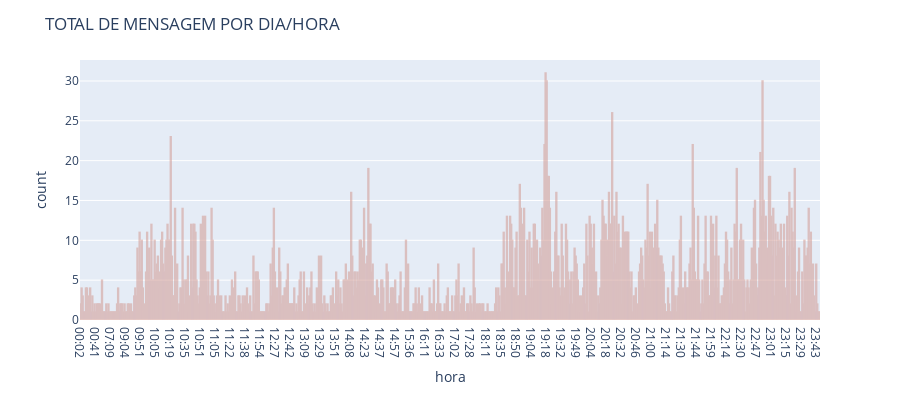

Notebook code for this chart:
### Code cell
hour_grouped_msg = (df.set_index ('hora') ['mensagem'] 
                          .groupby (level = 0) 
                          .value_counts () 
                          .groupby (level = 0) 
                          .sum () 
                          .reset_index (name = 'count'))
fig = px.bar (hour_grouped_msg, x = 'hora', y = 'count', 
                 labels = {'hour': '24 horas Período'}, 
                 height = 400) 
fig.update_traces (marker_color = '# EDCC8B', marker_line_color = '#D4A29C', 
                  marker_line_width = 1.5, opacity = 0.6) 
fig.update_layout (title_text = 'TOTAL DE MENSAGEM POR DIA/HORA') 
fig.show ()

### Figure 1 — Plotly figure (JSON) as saved in the notebook; plotly's stock layout.template omitted (floating-point values rounded to 4 significant figures; data arrays with more than 128 entries replaced by an {"elided": "..."} marker saying what was removed)
{"data": [{"alignmentgroup": "True", "hovertemplate": "hora=%{x}<br>count=%{y}<extra></extra>", "legendgroup": "", "marker": {"color": "# EDCC8B", "line": {"color": "#D4A29C", "width": 1.5}}, "name": "", "offsetgroup": "", "opacity": 0.6, "orientation": "v", "showlegend": false, "textposition": "auto", "type": "bar", "x": {"elided": "689 str values"}, "xaxis": "x", "y": {"elided": "689 int values"}, "yaxis": "y"}], "layout": {"barmode": "relative", "height": 400, "legend": {"tracegroupgap": 0}, "margin": {"t": 60}, "title": {"text": "TOTAL DE MENSAGEM POR DIA/HORA"}, "xaxis": {"anchor": "y", "domain": [0, 1], "title": {"text": "hora"}}, "yaxis": {"anchor": "x", "domain": [0, 1], "title": {"text": "count"}}}}
